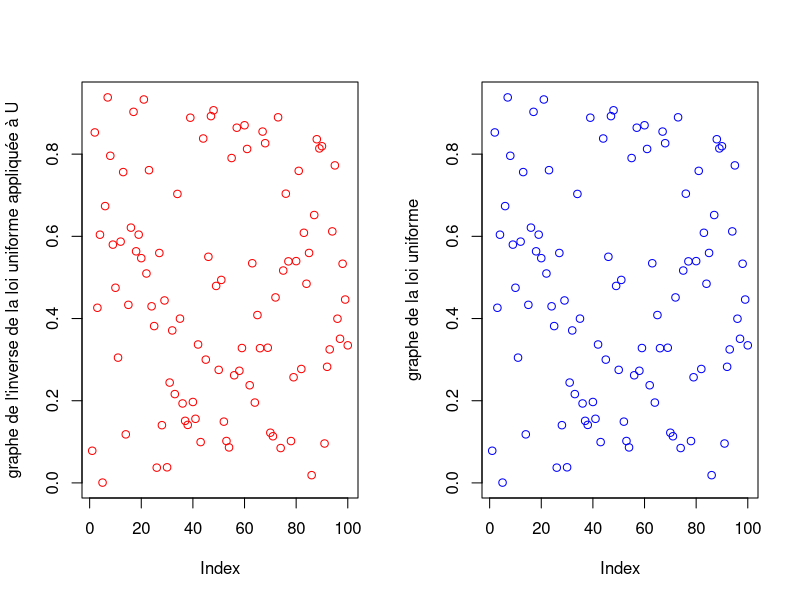

Write the R code that produced this figure.
#### Loi Uniforme
#données
a<-0
b<-1

## répartition inverse

InvUnif<- function(x){
  return(a+x*(b-a))
}

## simulation
#nombre n de simulations : 

n<-100
U=runif(n,0,1)

#simulation de la loi et affichage

par(mfrow=c(1,2))
plot(InvUnif(U),col="red",
     ylab="graphe de l'inverse de la loi uniforme appliquée à U")
plot(punif(U,a,b),col="blue",
     ylab="graphe de la loi uniforme")

